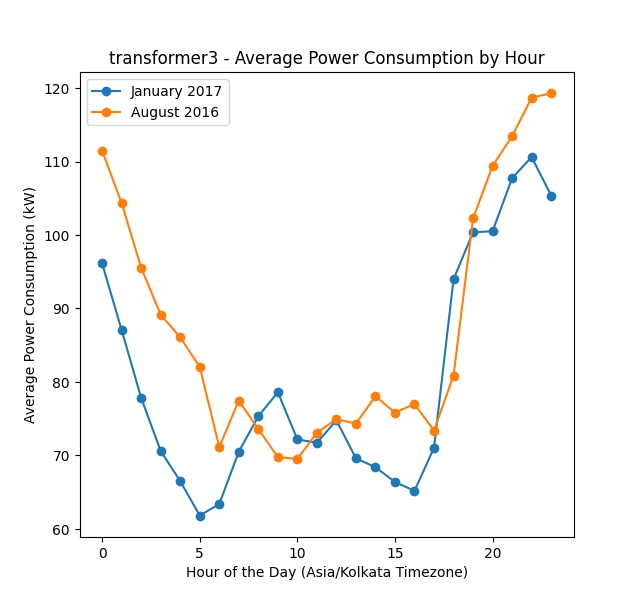

This figure's Python source:
import pandas as pd
import matplotlib.pyplot as plt

file_path = r"C:\Users\91878\Downloads\energy_dataset\energy_dataset\transformer_3.csv"
df = pd.read_csv(file_path)
df['timestamp'] = pd.to_datetime(df['timestamp'], unit='s', utc=True)
df['timestamp'] = df['timestamp'].dt.tz_convert('Asia/Kolkata')
january_2017_data = df[(df['timestamp'].dt.month == 1) & (df['timestamp'].dt.year == 2017)].copy()
august_2016_data = df[(df['timestamp'].dt.month == 8) & (df['timestamp'].dt.year == 2016)].copy()

january_2017_data['power_kw'] = january_2017_data['power'] / 1000.0
august_2016_data['power_kw'] = august_2016_data['power'] / 1000.0
january_2017_data['hour'] = january_2017_data['timestamp'].dt.hour
august_2016_data['hour'] = august_2016_data['timestamp'].dt.hour
average_power_by_hour_january = january_2017_data.groupby('hour')['power_kw'].mean()
average_power_by_hour_august = august_2016_data.groupby('hour')['power_kw'].mean()

plt.figure(figsize=(12, 6))
plt.plot(average_power_by_hour_january.index, average_power_by_hour_january.values, marker='o', linestyle='-', label='January 2017')
plt.plot(average_power_by_hour_august.index, average_power_by_hour_august.values, marker='o', linestyle='-', label='August 2016')
plt.xlabel('Hour of the Day (Asia/Kolkata Timezone)')
plt.ylabel('Average Power Consumption (kW)')
plt.title('transformer3 - Average Power Consumption by Hour')
plt.legend()
plt.show()
